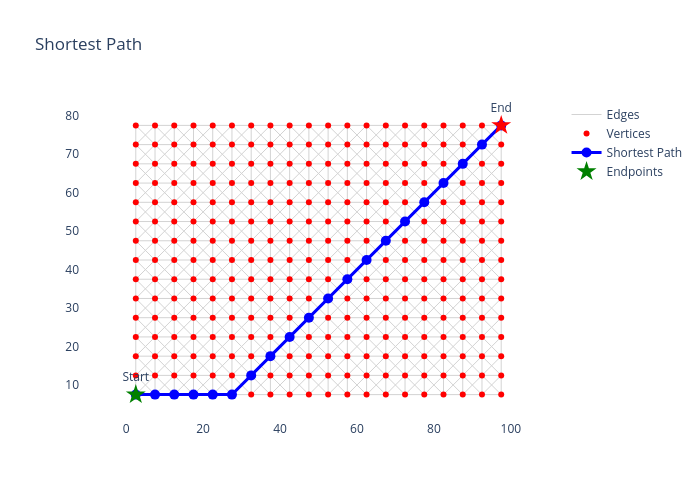

The notebook cell this image was saved under:
### Code cell
# Visualize shortest path
if path:
    fig = visualize_graph_2d(grid_graph, "Shortest Path")
    
    # Draw path
    path_verts = path.Vertices()
    px = [v.X() for v in path_verts]
    py = [v.Y() for v in path_verts]
    
    fig.add_trace(go.Scatter(
        x=px, y=py,
        mode='lines+markers',
        line=dict(color='blue', width=3),
        marker=dict(size=10, color='blue'),
        name='Shortest Path'
    ))
    
    # Highlight start and end
    fig.add_trace(go.Scatter(
        x=[start_vertex.X(), end_vertex.X()],
        y=[start_vertex.Y(), end_vertex.Y()],
        mode='markers+text',
        marker=dict(size=15, color=['green', 'red'], symbol='star'),
        text=['Start', 'End'],
        textposition='top center',
        name='Endpoints'
    ))
    
    fig.update_layout(showlegend=True)
    fig.show()

### Figure 1 — Plotly figure (JSON) as saved in the notebook; plotly's stock layout.template omitted (floating-point values rounded to 4 significant figures; data arrays with more than 128 entries replaced by an {"elided": "..."} marker saying what was removed)
{"data": [{"line": {"color": "lightgray", "width": 1}, "mode": "lines", "name": "Edges", "type": "scatter", "x": {"elided": "3291 float values"}, "y": {"elided": "3291 float values"}}, {"marker": {"color": "red", "size": 6}, "mode": "markers", "name": "Vertices", "type": "scatter", "x": {"elided": "300 float values"}, "y": {"elided": "300 float values"}}, {"line": {"color": "blue", "width": 3}, "marker": {"color": "blue", "size": 10}, "mode": "lines+markers", "name": "Shortest Path", "type": "scatter", "x": [2.5, 7.5, 12.5, 17.5, 22.5, 27.5, 32.5, 37.5, 42.5, 47.5, 52.5, 57.5, 62.5, 67.5, 72.5, 77.5, 82.5, 87.5, 92.5, 97.5], "y": [7.5, 7.5, 7.5, 7.5, 7.5, 7.5, 12.5, 17.5, 22.5, 27.5, 32.5, 37.5, 42.5, 47.5, 52.5, 57.5, 62.5, 67.5, 72.5, 77.5]}, {"marker": {"color": ["green", "red"], "size": 15, "symbol": "star"}, "mode": "markers+text", "name": "Endpoints", "text": ["Start", "End"], "textposition": "top center", "type": "scatter", "x": [2.5, 97.5], "y": [7.5, 77.5]}], "layout": {"height": 500, "plot_bgcolor": "white", "showlegend": true, "title": {"text": "Shortest Path"}, "width": 700, "yaxis": {"scaleanchor": "x"}}}
